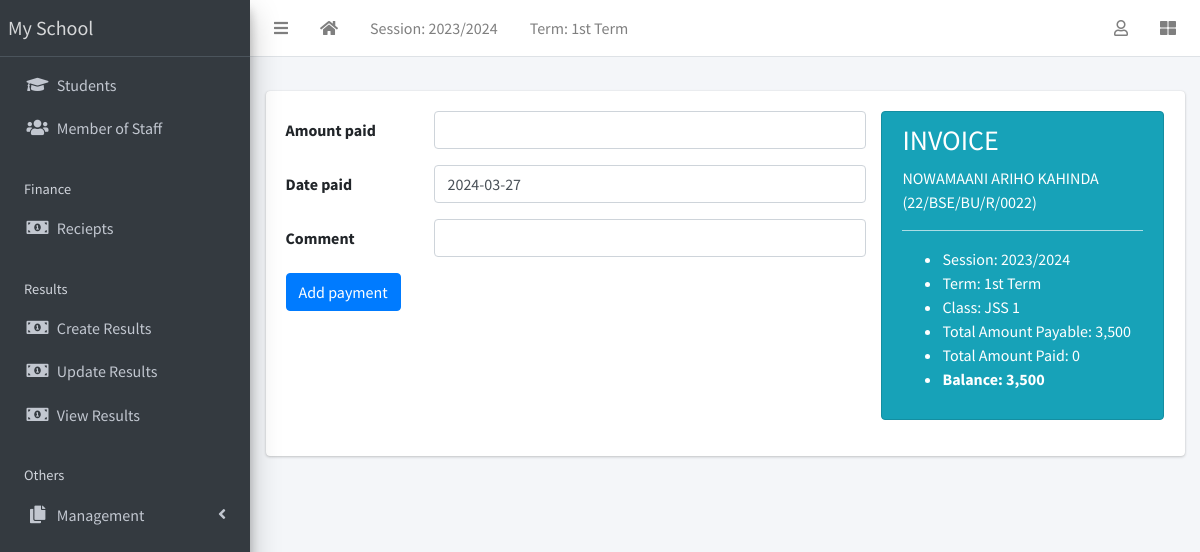
/finance/receipt/create?invoice=1 (signed in), run on an earlier commit of the app's database.
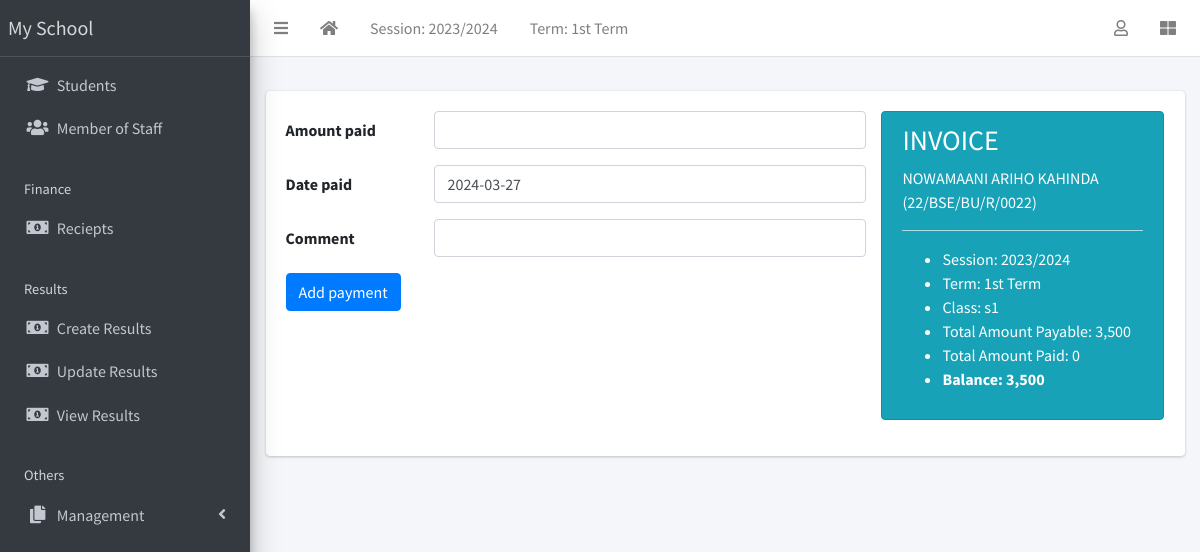
And on a later commit of the database.
### apps/finance/models.py (models this page shows, shortened)
class Invoice(models.Model):
    student = models.ForeignKey(Student, on_delete=models.CASCADE)
    session = models.ForeignKey(AcademicSession, on_delete=models.CASCADE)
    term = models.ForeignKey(AcademicTerm, on_delete=models.CASCADE)
    class_for = models.ForeignKey(StudentClass, on_delete=models.CASCADE)
    balance_from_previous_term = models.IntegerField(default=0)
    status = models.CharField(
        max_length=20,
        choices=[("active", "Active"), ("closed", "Closed")],
        default="active",
    )
    class Meta:
        ordering = ["student", "term"]
    def __str__(self):
        return f"{self.student}"
    def balance(self):
        payable = self.total_amount_payable()
        paid = self.total_amount_paid()
        return payable - paid
    def amount_payable(self):
        items = InvoiceItem.objects.filter(invoice=self)
        total = 0
        for item in items:
            total += item.amount
        return total
    def total_amount_payable(self):
        return self.balance_from_previous_term + self.amount_payable()
    def total_amount_paid(self):
        receipts = Receipt.objects.filter(invoice=self)
        amount = 0
        for receipt in receipts:
            amount += receipt.amount_paid
        return amount

class InvoiceItem(models.Model):
    invoice = models.ForeignKey(Invoice, on_delete=models.CASCADE)
    description = models.CharField(max_length=200)
    amount = models.IntegerField()

### apps/corecode/models.py (models this page shows)
class StudentClass(models.Model):
    name = models.CharField(max_length=200, unique=True)
    class Meta:
        verbose_name = "Class"
        verbose_name_plural = "Classes"
        ordering = ["name"]
    def __str__(self):
        return self.name

class AcademicSession(models.Model):
    name = models.CharField(max_length=200, unique=True)
    current = models.BooleanField(default=True)
    class Meta:
        ordering = ["-name"]
    def __str__(self):
        return self.name

class AcademicTerm(models.Model):
    name = models.CharField(max_length=20, unique=True)
    current = models.BooleanField(default=True)
    class Meta:
        ordering = ["name"]
    def __str__(self):
        return self.name

### apps/students/models.py (models this page shows, shortened)
class Student(models.Model):
    STATUS_CHOICES = [("active", "Active"), ("inactive", "Inactive")]
    GENDER_CHOICES = [("male", "Male"), ("female", "Female")]
    current_status = models.CharField(
        max_length=10, choices=STATUS_CHOICES, default="active"
    )
    registration_number = models.CharField(max_length=200, unique=True)
    surname = models.CharField(max_length=200)
    firstname = models.CharField(max_length=200)
    other_name = models.CharField(max_length=200, blank=True)
    gender = models.CharField(max_length=10, choices=GENDER_CHOICES, default="male")
    date_of_birth = models.DateField(default=timezone.now)
    current_class = models.ForeignKey(
        StudentClass, on_delete=models.SET_NULL, blank=True, null=True
    )
    date_of_admission = models.DateField(default=timezone.now)
    mobile_num_regex = RegexValidator(
        regex="^[0-9]{10,15}$", message="Entered mobile number isn't in a right format!"
    )
    parent_mobile_number = models.CharField(
        validators=[mobile_num_regex], max_length=13, blank=True
    )
    address = models.TextField(blank=True)
    others = models.TextField(blank=True)
    passport = models.ImageField(blank=True, upload_to="students/passports/")
    class Meta:
        ordering = ["surname", "firstname", "other_name"]
    def __str__(self):
        return f"{self.surname} {self.firstname} {self.other_name} ({self.registration_number})"

### apps/finance/views.py (the view, shortened to what this page needs)
# urls.py: path("receipt/create", ReceiptCreateView.as_view(), name="receipt-create"),
class ReceiptCreateView(LoginRequiredMixin, CreateView):
    model = Receipt
    fields = ["amount_paid", "date_paid", "comment"]
    success_url = reverse_lazy("invoice-list")
    def get_context_data(self, **kwargs):
        context = super(ReceiptCreateView, self).get_context_data(**kwargs)
        invoice = Invoice.objects.get(pk=self.request.GET["invoice"])
        context["invoice"] = invoice
        return context

### apps/corecode/context_processors.py (called while the page is built)
def site_defaults(request):
    current_session = AcademicSession.objects.get(current=True)
    current_term = AcademicTerm.objects.get(current=True)
    vals = SiteConfig.objects.all()
    contexts = {
        "current_session": current_session.name,
        "current_term": current_term.name,
    }
    for val in vals:
        contexts[val.key] = val.value
    return contexts

### apps/finance/templates/finance/receipt_form.html (shortened to what this page needs)
{% extends 'base.html' %}
{% load humanize %}
{% block content %}
<div class="row">
  <div class="col-8">
    <form action="" method="POST">
      {% include 'corecode/form_snippet.html' %}
      <input type="submit" class="btn btn-primary" value="Add payment">
    </form>
  </div>
  <div class="col-4">
    <div class="alert alert-info" role="alert">
      <h3>INVOICE</h3>
      <p>{{invoice | upper}}</p>
      <hr>
      <ul>
        <li>Session: {{ invoice.session }}</li>
        <li>Term: {{ invoice.term }}</li>
        <li>Class: {{ invoice.class_for }}</li>
        <li>Total Amount Payable: {{invoice.total_amount_payable | intcomma }}
        </li>
        <li>Total Amount Paid: {{ invoice.total_amount_paid | intcomma }}</li>
        <li><strong>Balance: {{invoice.balance | intcomma }}</strong></li>
      </ul>
    </div>
  </div>
</div>
{% endblock content %}

What changed in the data, as far as the page shows it:
changed through a linked row, Invoice "NOWAMAANI ARIHO KAHINDA (22/BSE/BU/R/0022)": class_for "JSS 1" → "s1"
